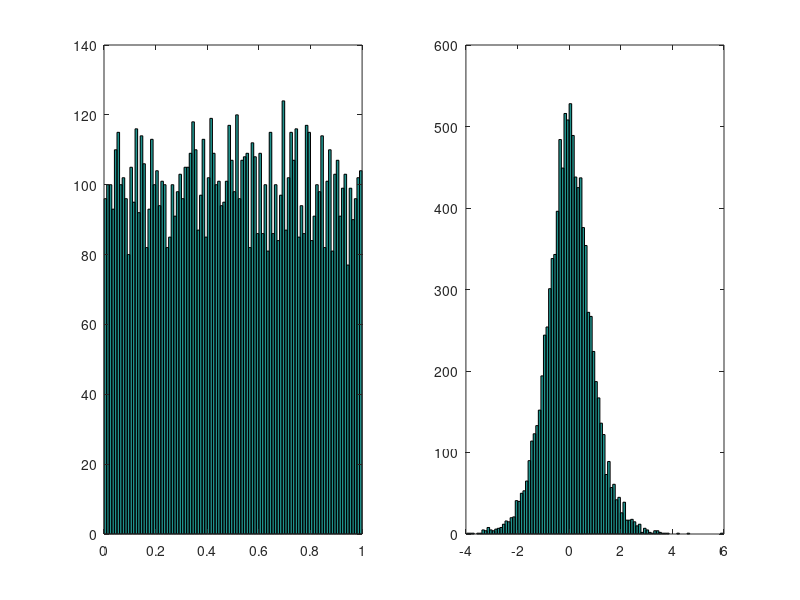

This chart was generated by the following MATLAB code:
data = abs(rand(10000,1));
subplot(1,2,1)
hist(data,100);

% Rank, Scale, inverse hyperbolic tangent transform
data = data.*2;
data = data-1;
data = atanh(data);

subplot(1,2,2)
hist(data,100);
